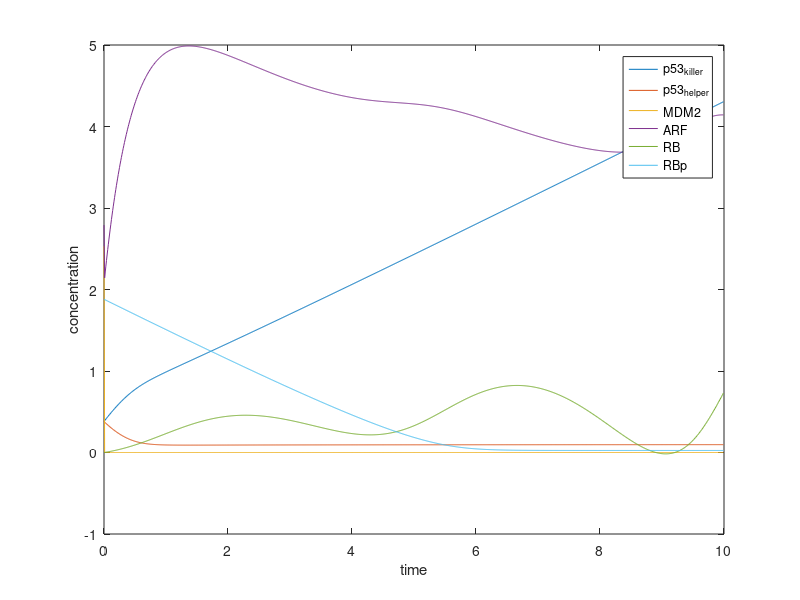

Source code (MATLAB):
clc
clear all;

T_end = 10;
delta_t = 0.01;
N = T_end/delta_t;
timeline = 0:delta_t:(T_end - delta_t);
sigma = 0.001

MDM2_initial = 2.53;
ARF_initial = 2.79;
ARF_MDM2_initial = 1.99;
E2F1_initial = 0.9;
RBp_initial = 1.88;
RB_E2F1_initial = 0;
RB_initial = 0;
DYRK2_initial = 2;

p53helper_initial = 0.39;
p53killer_initial = 0.39;
DYRK2_initial = 2;

p53helper = zeros(1, N);
p53killer = zeros(1, N);
MDM2 = zeros(1, N);
ARF = zeros(1, N);
ARF_MDM2 = zeros(1, N);
E2F1 = zeros(1, N);
RBp = zeros(1, N);
RB_E2F1 = zeros(1, N);
RB = zeros(1, N);
p53killer(1) = p53killer_initial;
p53helper(1) = p53helper_initial;
MDM2(1) = MDM2_initial;
ARF(1) = ARF_initial;
ARF_MDM2(1) = ARF_initial;
E2F1(1) = E2F1_initial;
RBp(1) = RBp_initial;
RB_E2F1(1) = RB_E2F1_initial;
RB(1) = RB_initial;
DYRK2(1) = DYRK2_initial;

for i = 2 : N        
    DYRK2(i) = DYRK2(i - 1) + delta_t * (-0.0003 * DYRK2(i - 1));
    p53helper(i) = p53helper(i - 1) + delta_t * (-DYRK2(i - 1) * p53helper(i - 1) / (0.1 + p53helper(i - 1)) + 0.5 - (0.1 + MDM2(i - 1)) * p53helper(i - 1) + 0.5 * p53killer(i - 1) / (0.1 + p53killer(i - 1)));
    p53killer(i) = p53killer(i - 1) + delta_t * (DYRK2(i - 1) * p53helper(i - 1) / (0.1 + p53helper(i - 1)) - 0.5 * p53killer(i - 1) / (p53killer(i - 1)) - (0.1 + MDM2(i - 1) * p53killer(i - 1)));
    ARF(i) = ARF(i - 1) + delta_t * (0.01 + 0.3 * E2F1(i - 1) - 0.1 * ARF(i - 1) - 10 * ARF(i - 1) * MDM2(i - 1) + 2.1 * ARF_MDM2(i - 1));
    ARF_MDM2(i) = ARF_MDM2(i - 1) + delta_t * (10 * ARF(i - 1) * MDM2(i - 1) - 2 * ARF_MDM2(i - 1) - 0.1 * ARF_MDM2(i - 1) - 0.1 * ARF_MDM2(i - 1));
    E2F1(i) = E2F1(i - 1) + delta_t * (-5 * RB(i - 1) * E2F1(i - 1) + RB_E2F1(i - 1));
    RBp(i) = sigma + RBp(i - 1) + delta_t * (-0.5 * RBp(i - 1) / (0.1 + RBp(i - 1)));
    RB_E2F1(i) = RB_E2F1(i - 1) + delta_t * (1 - E2F1(i - 1));
    RB(i) = RB(i - 1) + delta_t * (2 - RBp(i - 1) - RB_E2F1(i - 1));
end


%% Plot
plot(timeline, p53killer, timeline, p53helper, timeline, MDM2, timeline, ARF, timeline, RB, timeline, RBp);
legend('p53_k_i_l_l_e_r','p53_h_e_l_p_e_r','MDM2','ARF', 'RB', 'RBp');
xlabel('time');
ylabel('concentration');
